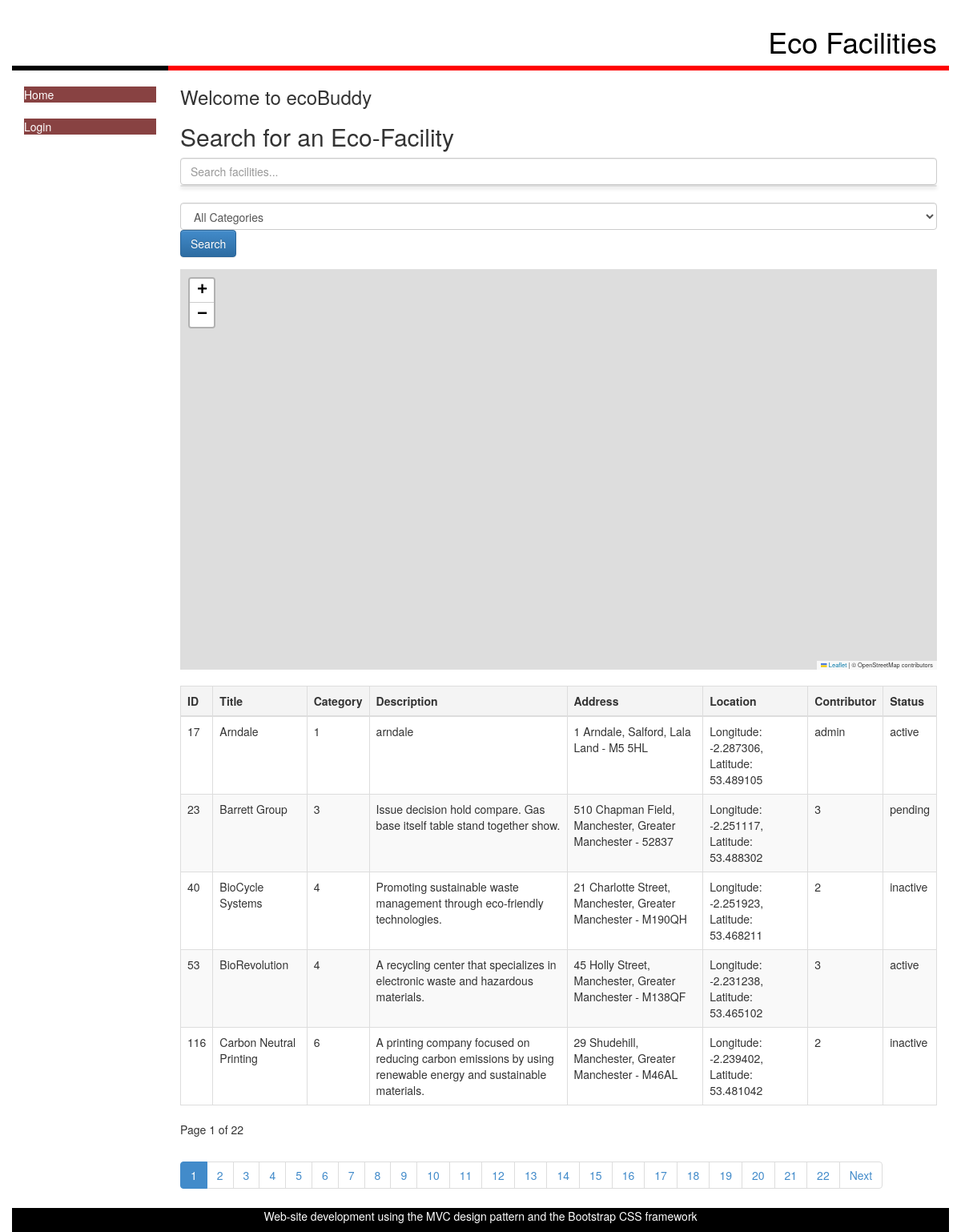
The page / on the database its author committed.
### tables this page shows
CREATE TABLE ecoFacilities (
    id INTEGER PRIMARY KEY AUTOINCREMENT,  -- PK, UQ, NN, AI
    title VARCHAR(50) NOT NULL,            -- NN
    category INTEGER NOT NULL,             -- FK to ecoCategories(id)
    description VARCHAR(150) NOT NULL,     -- NN
    houseNumber VARCHAR(50),               -- Optional
    streetName VARCHAR(50),                -- Optional
    county VARCHAR(50),                    -- Optional
    town VARCHAR(50),                      -- Optional
    postcode VARCHAR(7) NOT NULL,          -- NN
    lng FLOAT NOT NULL,                    -- NN
    lat FLOAT NOT NULL,                    -- NN
    contributor INTEGER NOT NULL, status TEXT,          -- FK to ecoUser(id)
    FOREIGN KEY (category) REFERENCES ecoCategories(id),
    FOREIGN KEY (contributor) REFERENCES ecoUser(id)
);

### EcoFacilityController.php (called while the page is built, shortened)
<?php
require_once('Models/EcoFacilityDataSet.php');
class EcoFacilityController {
    public function viewAll() {
        $ecoFacilityDataSet = new EcoFacilityDataSet();
        $facilitiesPerPage = 5;
        $currentPage = isset($_GET['page']) && is_numeric($_GET['page']) && $_GET['page'] > 0 ? $_GET['page'] : 1;
        $offset = ($currentPage - 1) * $facilitiesPerPage;
        $searchQuery = $_GET['query'] ?? '';
        $searchCategory = $_GET['category'] ?? '';
        if (!empty($searchQuery) || !empty($searchCategory)) {
            $ecoFacilities = $ecoFacilityDataSet->searchEcoFacilities($searchQuery, $searchCategory, $facilitiesPerPage, $offset);
            $totalFacilities = $ecoFacilityDataSet->getTotalRecords($searchQuery, $searchCategory);
        } else {
            $ecoFacilities = $ecoFacilityDataSet->fetchAllEcoFacilities($facilitiesPerPage, $offset);
            $totalFacilities = $ecoFacilityDataSet->getTotalRecords();
        }
        $totalPages = ceil($totalFacilities / $facilitiesPerPage);
        $view = new stdClass();
        $view->ecoFacilities = $ecoFacilities;
        $view->currentPage = $currentPage;
        $view->totalPages = $totalPages;
        $view->pageTitle = 'Eco Facilities';
        require_once('Views/index.phtml');
    }
}

### index.php (called while the page is built, shortened)
<?php
require_once('EcoFacilityController.php');
$ecoFacilityController = new EcoFacilityController();
$ecoFacilityController->viewAll();
?>

### Models/Database.php (called while the page is built, shortened)
<?php
class Database {
    protected static $_dbInstance = null;
    protected $_dbHandle;
    public static function getInstance() {
        if(self::$_dbInstance === null) {
            self::$_dbInstance = new self();
        }
        return self::$_dbInstance;
    }
    private function __construct() {
        try {
            $this->_dbHandle = new PDO("sqlite:database/ecoBuddy.db");
        }
        catch (PDOException $e) {
            echo $e->getMessage();
        }
    }
    public function getdbConnection() {
        return $this->_dbHandle;
    }
}

### Models/ecoFacilityDataSet.php (called while the page is built, shortened)
<?php
require_once('Database.php');
require_once('ecoFacilityData.php');
class EcoFacilityDataSet {
    protected $_dbHandle;
    public function __construct() {
        $this->_dbHandle = Database::getInstance()->getdbConnection();
    }
    public function fetchAllEcoFacilities($limit = null, $offset = null) {
        $sqlQuery = "SELECT * FROM ecoFacilities ORDER BY title";
        if ($limit !== null && $offset !== null) {
            $sqlQuery .= " LIMIT :limit OFFSET :offset";
        }
        $stmt = $this->_dbHandle->prepare($sqlQuery);
        if ($limit !== null && $offset !== null) {
            $stmt->bindValue(':limit', (int)$limit, PDO::PARAM_INT);
            $stmt->bindValue(':offset', (int)$offset, PDO::PARAM_INT);
        }
        $stmt->execute();
        $dataSet = [];
        while ($row = $stmt->fetch()) {
            $dataSet[] = new ecoFacilityData($row);
        }
        return $dataSet;
    }
    public function getTotalRecords($query = '', $category = '') {
        $sqlQuery = "SELECT COUNT(*) AS total FROM ecoFacilities WHERE 1";
        $params = [];
        $stmt = $this->_dbHandle->prepare($sqlQuery);
        $stmt->execute($params);
        $result = $stmt->fetch();
        return $result['total'];
    }
}

### Models/ecoFacilityData.php (called while the page is built, shortened)
<?php
class ecoFacilityData {
    protected $id, $title, $category, $description, $houseNumber, $streetName, $county, $town, $postcode, $longitude, $latitude, $contributor, $status;
    public function __construct($dbRow){
        $this->id = $dbRow['id'];
        $this->title = $dbRow['title'];
        $this->category = $dbRow['category'];
        $this->description = $dbRow['description'];
        $this->houseNumber = $dbRow['houseNumber'];
        $this->streetName = $dbRow['streetName'];
        $this->county = $dbRow['county'];
        $this->town = $dbRow['town'];
        $this->postcode = $dbRow['postcode'];
        $this->longitude = $dbRow['lng'];
        $this->latitude = $dbRow['lat'];
        $this->contributor = $dbRow['contributor'];
        $this->status = $dbRow['status'];
    }
    public function getID() {
        return $this->id;
    }
    public function getTitle() {
        return $this->title;
    }
    public function getCategory() {
        return $this->category;
    }
    public function getDescription() {
        return $this->description;
    }
    public function getHouseNumber() {
        return $this->houseNumber;
    }
    public function getStreetName() {
        return $this->streetName;
    }
    public function getCounty() {
        return $this->county;
    }
    public function getTown() {
        return $this->town;
    }
    public function getPostcode() {
        return $this->postcode;
    }
    public function getLongitude() {
        return $this->longitude;
    }
    public function getLatitude() {
        return $this->latitude;
    }
    public function getContributor() {
        return $this->contributor;
    }
    public function getStatus(){
        return $this->status;
    }
}

### Views/index.phtml (the view, shortened to what this page needs)
<?php require('template/header.phtml') ?>
    <h3>Welcome to ecoBuddy</h3>
    <h2>Search for an Eco-Facility</h2>
    <form method="get" action="index.php">
        <div class="form-group">
            <input type="text" id="liveSearchInput" name="query" placeholder="Search facilities..." autocomplete="off"
                   value="<?= htmlspecialchars($_GET['query'] ?? '') ?>" class="form-control w-25 d-inline">
            <div id="searchResults" class="list-group w-50 position-absolute bg-white"></div>
            <select name="category" class="form-control w-25 d-inline">
                <option value="">All Categories</option>
            </select>
            <button type="submit" class="btn btn-primary">Search</button>
        </div>
    </form>
    <link rel="stylesheet" href="https://unpkg.com/leaflet@1.9.4/dist/leaflet.css"/>
    <div id="mapDiv" style="height:500px"></div>
    <table class="table table-bordered">
        <thead>
        <tr>
            <th>ID</th>
            <th>Title</th>
            <th>Category</th>
            <th>Description</th>
            <th>Address</th>
            <th>Location</th>
            <th>Contributor</th>
            <th>Status</th>
        </tr>
        </thead>
        <tbody>
        <?php foreach ($view->ecoFacilities as $ecoFacilityData): ?>
            <tr>
                <td><?= htmlspecialchars($ecoFacilityData->getID()); ?></td>
                <td><?= htmlspecialchars($ecoFacilityData->getTitle()); ?></td>
                <td><?= htmlspecialchars($ecoFacilityData->getCategory()); ?></td>
                <td><?= htmlspecialchars($ecoFacilityData->getDescription()); ?></td>
                <td>
                    <?= htmlspecialchars($ecoFacilityData->getHouseNumber() . " " . $ecoFacilityData->getStreetName() . ", " .
                        $ecoFacilityData->getTown() . ", " . $ecoFacilityData->getCounty() . " - " . $ecoFacilityData->getPostcode()); ?>
                </td>
                <td>
                    <?= "Longitude: " . htmlspecialchars($ecoFacilityData->getLongitude()) . ", Latitude: " . htmlspecialchars($ecoFacilityData->getLatitude()); ?>
                </td>
                <td><?= htmlspecialchars($ecoFacilityData->getContributor()); ?></td>
                <td><?= htmlspecialchars($ecoFacilityData->getStatus()); ?></td>
            </tr>
        <?php endforeach; ?>
        </tbody>
    </table>
    <div>
        <p>Page <?= $view->currentPage ?> of <?= $view->totalPages ?></p>
        <nav>
            <ul class="pagination">
                <?php for ($i = 1; $i <= $view->totalPages; $i++): ?>
                    <li class="page-item <?= $i == $view->currentPage ? 'active' : '' ?>">
                        <a class="page-link" href="?page=<?= $i ?>&query=<?= urlencode($_GET['query'] ?? '') ?>&category=<?= urlencode($_GET['category'] ?? '') ?>">
                            <?= $i ?>
                        </a>
                    </li>
                <?php endfor; ?>
                <?php if ($view->currentPage < $view->totalPages): ?>
                    <li class="page-item">
                        <a class="page-link" href="?page=<?= $view->currentPage + 1 ?>&query=<?= urlencode($_GET['query'] ?? '') ?>&category=<?= urlencode($_GET['category'] ?? '') ?>">
                            Next
                        </a>
                    </li>
                <?php endif; ?>
            </ul>
        </nav>
    </div>
<?php require('template/footer.phtml') ?>

### Views/template/header.phtml (shortened to what this page needs)
<!DOCTYPE html>
<html lang="en">
<head>
    <link href="../css/bootstrap.css" rel="stylesheet">
    <link href="../css/bootstrap-theme.css" rel="stylesheet">
    <link href="/css/my-style.css" rel="stylesheet">
</head>
<body role="document">
<div class="container">
        <div  class="row">
            <div id="title" class="col-xs-12">
                    <div class="pull-right"> <h1><?php echo $view->pageTitle ?> </h1></div>
            </div>
        </div>
    <div class="row">
        <div id="menu" class="col-xs-6 col-sm-3 col-md-2">
            <li><a href="index.php">Home</a></li>
            <li><a href="page1.php">Login</a></li>
       </div>
    <div id="content" class="col-xs-6 col-sm-9 col-md-10">

### Views/template/footer.phtml (shortened to what this page needs)
    </div>
    <div class-"row">
        <div id="footer" class="col-xs-12">
            <p>Web-site development using the MVC design pattern and the Bootstrap CSS framework</p>
        </div>
    </div>
</body>
</html>

### css/my-style.css (style rules this page uses)
#title { margin-top: 12px; background-color: #fff; color: #000; }
#menu { border-top: solid 6px #000; background-color: #fff; color: #fff; height: 400px; }
#menu a { background-color: #884242; color: #fff; text-decoration: none; display: block; }
#content { background-color: #fff; border-top: solid 6px #f00; }
#footer { margin_top: 20px; text-align: center; background-color: #000; color: #fff; }
table { width: 100%; border-collapse: collapse; margin: 20px 0; font-size: 14px; }
table th, table td { border: 1px solid #ddd; padding: 8px; text-align: left; }
table th { background-color: #f4f4f4; color: #333; }
table tr:nth-child(even) { background-color: #f9f9f9; }
#searchResults { max-height: 300px; overflow-y: auto; border: 1px solid #ddd; border-radius: 5px; box-shadow: 0 2px 5px rgba(0,0,0,0.2); z-index: 1000; }

### rows shown on the page
ecofacilities: id "17", title "Arndale", category "1", description "arndale", houseNumber+streetName+town "1 Arndale, Salford, Lala Land - M5 5HL", lng "-2.287306", lat "53.489105", contributor "admin", status "active"
ecofacilities: id "23", title "Barrett Group", category "3", description "Issue decision hold compare. Gas base itself table stand together show.", houseNumber+streetName+town "510 Chapman Field, Manchester, Greater Manchester - 52837", lng "-2.251117", lat "53.488302", contributor "3", status "pending"
ecofacilities: id "40", title "BioCycle Systems", category "4", description "Promoting sustainable waste management through eco-friendly technologies.", houseNumber+streetName+town "21 Charlotte Street, Manchester, Greater Manchester - M190QH", lng "-2.251923", lat "53.468211", contributor "2", status "inactive"
ecofacilities: id "53", title "BioRevolution", category "4", description "A recycling center that specializes in electronic waste and hazardous materials.", houseNumber+streetName+town "45 Holly Street, Manchester, Greater Manchester - M138QF", lng "-2.231238", lat "53.465102", contributor "3", status "active"
ecofacilities: id "116", title "Carbon Neutral Printing", category "6", description "A printing company focused on reducing carbon emissions by using renewable energy and sustainable materials.", houseNumber+streetName+town "29 Shudehill, Manchester, Greater Manchester - M46AL", lng "-2.239402", lat "53.481042", contributor "2", status "inactive"

### other values the page prints
$view->pageTitle "Eco Facilities"
$view->currentPage "1"
$view->totalPages "22"
